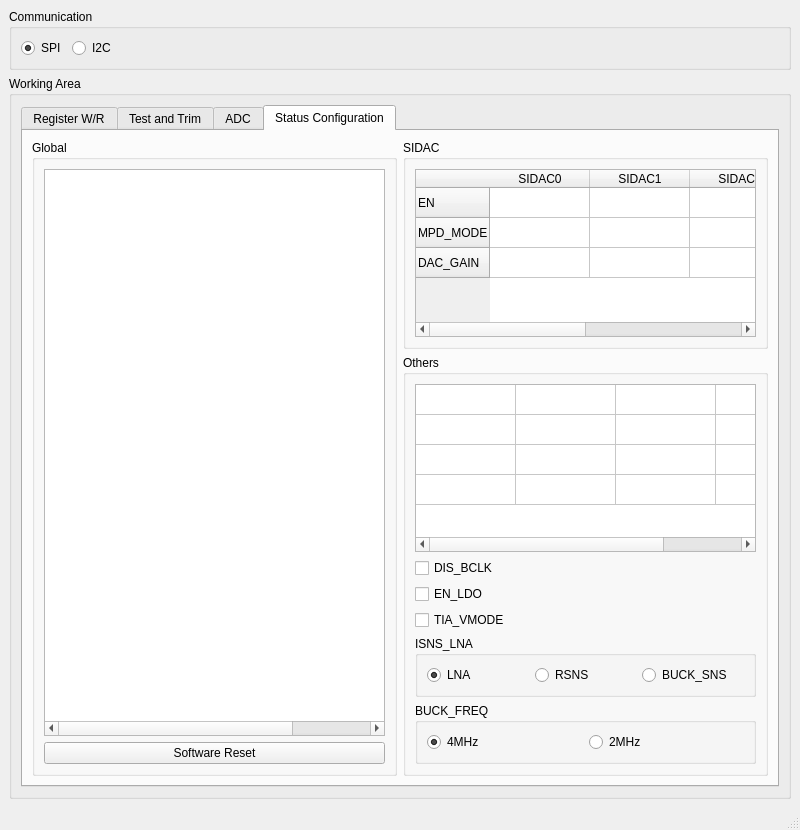
<?xml version="1.0" encoding="UTF-8"?>
<ui version="4.0">
 <class>MainWindow</class>
 <widget class="QMainWindow" name="MainWindow">
  <property name="geometry">
   <rect>
    <x>0</x>
    <y>0</y>
    <width>800</width>
    <height>830</height>
   </rect>
  </property>
  <property name="windowTitle">
   <string>MainWindow</string>
  </property>
  <widget class="QWidget" name="centralwidget">
   <layout class="QVBoxLayout" name="verticalLayout_2">
    <item>
     <widget class="QGroupBox" name="groupBox">
      <property name="title">
       <string>Communication</string>
      </property>
      <layout class="QHBoxLayout" name="horizontalLayout">
       <item>
        <widget class="QRadioButton" name="SPIRadioButton">
         <property name="text">
          <string>SPI</string>
         </property>
         <property name="checked">
          <bool>true</bool>
         </property>
        </widget>
       </item>
       <item>
        <widget class="QRadioButton" name="I2CRadioButton">
         <property name="text">
          <string>I2C</string>
         </property>
        </widget>
       </item>
       <item>
        <spacer name="horizontalSpacer">
         <property name="orientation">
          <enum>Qt::Horizontal</enum>
         </property>
         <property name="sizeHint" stdset="0">
          <size>
           <width>240</width>
           <height>20</height>
          </size>
         </property>
        </spacer>
       </item>
      </layout>
     </widget>
    </item>
    <item>
     <widget class="QGroupBox" name="groupBox_2">
      <property name="title">
       <string>Working Area</string>
      </property>
      <layout class="QVBoxLayout" name="verticalLayout">
       <item>
        <widget class="QTabWidget" name="worAreaTabWidget">
         <property name="currentIndex">
          <number>3</number>
         </property>
         <widget class="QWidget" name="tab">
          <attribute name="title">
           <string>Register W/R</string>
          </attribute>
          <layout class="QVBoxLayout" name="verticalLayout_5">
           <item>
            <widget class="QGroupBox" name="groupBox_5">
             <property name="title">
              <string>Register Operation Panel</string>
             </property>
             <layout class="QVBoxLayout" name="verticalLayout_6">
              <item>
               <widget class="QTableWidget" name="regOpTableWidget">
                <property name="showGrid">
                 <bool>false</bool>
                </property>
                <attribute name="horizontalHeaderVisible">
                 <bool>false</bool>
                </attribute>
                <attribute name="verticalHeaderVisible">
                 <bool>false</bool>
                </attribute>
                <column>
                 <property name="text">
                  <string>Block Address</string>
                 </property>
                </column>
                <column>
                 <property name="text">
                  <string>Reg Address</string>
                 </property>
                </column>
                <column>
                 <property name="text">
                  <string>Hex Value</string>
                 </property>
                </column>
                <column>
                 <property name="text">
                  <string/>
                 </property>
                </column>
                <column>
                 <property name="text">
                  <string/>
                 </property>
                </column>
               </widget>
              </item>
             </layout>
            </widget>
           </item>
          </layout>
         </widget>
         <widget class="QWidget" name="tab_2">
          <attribute name="title">
           <string>Test and Trim</string>
          </attribute>
          <layout class="QHBoxLayout" name="horizontalLayout_3" stretch="1,2">
           <item>
            <widget class="QGroupBox" name="groupBox_3">
             <property name="title">
              <string>EFUSE List</string>
             </property>
             <layout class="QVBoxLayout" name="verticalLayout_3">
              <item>
               <widget class="QTableWidget" name="efuseOpTableWidget">
                <attribute name="horizontalHeaderVisible">
                 <bool>false</bool>
                </attribute>
                <attribute name="verticalHeaderVisible">
                 <bool>false</bool>
                </attribute>
                <column>
                 <property name="text">
                  <string>新建列</string>
                 </property>
                </column>
                <column>
                 <property name="text">
                  <string>新建列</string>
                 </property>
                </column>
               </widget>
              </item>
              <item>
               <layout class="QHBoxLayout" name="horizontalLayout_2">
                <property name="spacing">
                 <number>10</number>
                </property>
                <item>
                 <widget class="QPushButton" name="efuseReadAllPushButton">
                  <property name="text">
                   <string>Read All</string>
                  </property>
                 </widget>
                </item>
                <item>
                 <widget class="QPushButton" name="efuseWriteAllPushButton">
                  <property name="text">
                   <string>Write All</string>
                  </property>
                 </widget>
                </item>
               </layout>
              </item>
             </layout>
            </widget>
           </item>
           <item>
            <widget class="QGroupBox" name="groupBox_4">
             <property name="title">
              <string>Test and Trim Panel</string>
             </property>
             <layout class="QVBoxLayout" name="verticalLayout_4">
              <item>
               <widget class="QPushButton" name="unlockPushButton">
                <property name="text">
                 <string>Unlock</string>
                </property>
               </widget>
              </item>
              <item>
               <widget class="QTableWidget" name="testTrimTableWidget">
                <attribute name="horizontalHeaderVisible">
                 <bool>false</bool>
                </attribute>
                <attribute name="verticalHeaderVisible">
                 <bool>false</bool>
                </attribute>
                <column>
                 <property name="text">
                  <string>新建列</string>
                 </property>
                </column>
                <column>
                 <property name="text">
                  <string>新建列</string>
                 </property>
                </column>
                <column>
                 <property name="text">
                  <string>新建列</string>
                 </property>
                </column>
                <column>
                 <property name="text">
                  <string>新建列</string>
                 </property>
                </column>
               </widget>
              </item>
             </layout>
            </widget>
           </item>
          </layout>
         </widget>
         <widget class="QWidget" name="tab_3">
          <attribute name="title">
           <string>ADC</string>
          </attribute>
          <layout class="QHBoxLayout" name="horizontalLayout_4">
           <item>
            <widget class="QGroupBox" name="groupBox_6">
             <property name="title">
              <string>ADC Values</string>
             </property>
             <layout class="QVBoxLayout" name="verticalLayout_7">
              <item>
               <widget class="QTableWidget" name="adcValueTableWidget">
                <attribute name="horizontalHeaderVisible">
                 <bool>false</bool>
                </attribute>
                <attribute name="verticalHeaderVisible">
                 <bool>false</bool>
                </attribute>
                <column>
                 <property name="text">
                  <string>新建列</string>
                 </property>
                </column>
                <column>
                 <property name="text">
                  <string>新建列</string>
                 </property>
                </column>
                <column>
                 <property name="text">
                  <string>新建列</string>
                 </property>
                </column>
                <column>
                 <property name="text">
                  <string>新建列</string>
                 </property>
                </column>
               </widget>
              </item>
              <item>
               <widget class="QPushButton" name="readAllADCPushButton">
                <property name="text">
                 <string>Read All ADCs</string>
                </property>
               </widget>
              </item>
             </layout>
            </widget>
           </item>
           <item>
            <widget class="QGroupBox" name="groupBox_7">
             <property name="title">
              <string>ADC Regs</string>
             </property>
             <layout class="QVBoxLayout" name="verticalLayout_8">
              <item>
               <widget class="QTableWidget" name="adcRegTableWidget">
                <attribute name="horizontalHeaderVisible">
                 <bool>false</bool>
                </attribute>
                <attribute name="verticalHeaderVisible">
                 <bool>false</bool>
                </attribute>
                <column>
                 <property name="text">
                  <string>新建列</string>
                 </property>
                </column>
                <column>
                 <property name="text">
                  <string>新建列</string>
                 </property>
                </column>
                <column>
                 <property name="text">
                  <string>新建列</string>
                 </property>
                </column>
                <column>
                 <property name="text">
                  <string>新建列</string>
                 </property>
                </column>
               </widget>
              </item>
             </layout>
            </widget>
           </item>
          </layout>
         </widget>
         <widget class="QWidget" name="tab_4">
          <attribute name="title">
           <string>Status Configuration</string>
          </attribute>
          <layout class="QHBoxLayout" name="horizontalLayout_7">
           <item>
            <widget class="QGroupBox" name="groupBox_8">
             <property name="title">
              <string>Global</string>
             </property>
             <layout class="QVBoxLayout" name="verticalLayout_9">
              <item>
               <widget class="QTableWidget" name="globalCfgTableWidget">
                <attribute name="horizontalHeaderVisible">
                 <bool>false</bool>
                </attribute>
                <attribute name="verticalHeaderVisible">
                 <bool>false</bool>
                </attribute>
                <column>
                 <property name="text">
                  <string>新建列</string>
                 </property>
                </column>
                <column>
                 <property name="text">
                  <string>新建列</string>
                 </property>
                </column>
                <column>
                 <property name="text">
                  <string>新建列</string>
                 </property>
                </column>
                <column>
                 <property name="text">
                  <string>新建列</string>
                 </property>
                </column>
               </widget>
              </item>
              <item>
               <widget class="QPushButton" name="softResetPushButton">
                <property name="text">
                 <string>Software Reset</string>
                </property>
               </widget>
              </item>
             </layout>
            </widget>
           </item>
           <item>
            <layout class="QVBoxLayout" name="verticalLayout_10">
             <item>
              <widget class="QGroupBox" name="groupBox_9">
               <property name="sizePolicy">
                <sizepolicy hsizetype="Preferred" vsizetype="Preferred">
                 <horstretch>0</horstretch>
                 <verstretch>0</verstretch>
                </sizepolicy>
               </property>
               <property name="title">
                <string>SIDAC</string>
               </property>
               <layout class="QVBoxLayout" name="verticalLayout_12">
                <item>
                 <widget class="QTableWidget" name="sidacTableWidget">
                  <attribute name="horizontalHeaderVisible">
                   <bool>true</bool>
                  </attribute>
                  <attribute name="verticalHeaderVisible">
                   <bool>true</bool>
                  </attribute>
                  <row>
                   <property name="text">
                    <string>EN</string>
                   </property>
                  </row>
                  <row>
                   <property name="text">
                    <string>MPD_MODE</string>
                   </property>
                  </row>
                  <row>
                   <property name="text">
                    <string>DAC_GAIN</string>
                   </property>
                  </row>
                  <column>
                   <property name="text">
                    <string>SIDAC0</string>
                   </property>
                  </column>
                  <column>
                   <property name="text">
                    <string>SIDAC1</string>
                   </property>
                  </column>
                  <column>
                   <property name="text">
                    <string>SIDAC2</string>
                   </property>
                  </column>
                  <column>
                   <property name="text">
                    <string>SIDAC3</string>
                   </property>
                  </column>
                 </widget>
                </item>
               </layout>
              </widget>
             </item>
             <item>
              <widget class="QGroupBox" name="groupBox_10">
               <property name="sizePolicy">
                <sizepolicy hsizetype="Preferred" vsizetype="Expanding">
                 <horstretch>0</horstretch>
                 <verstretch>0</verstretch>
                </sizepolicy>
               </property>
               <property name="title">
                <string>Others</string>
               </property>
               <layout class="QVBoxLayout" name="verticalLayout_13">
                <item>
                 <widget class="QTableWidget" name="dacCodeTableWidget">
                  <attribute name="horizontalHeaderVisible">
                   <bool>false</bool>
                  </attribute>
                  <attribute name="verticalHeaderVisible">
                   <bool>false</bool>
                  </attribute>
                  <row>
                   <property name="text">
                    <string>新建行</string>
                   </property>
                  </row>
                  <row>
                   <property name="text">
                    <string>新建行</string>
                   </property>
                  </row>
                  <row>
                   <property name="text">
                    <string>新建行</string>
                   </property>
                  </row>
                  <row>
                   <property name="text">
                    <string>新建行</string>
                   </property>
                  </row>
                  <column>
                   <property name="text">
                    <string>新建列</string>
                   </property>
                  </column>
                  <column>
                   <property name="text">
                    <string>新建列</string>
                   </property>
                  </column>
                  <column>
                   <property name="text">
                    <string>新建列</string>
                   </property>
                  </column>
                  <column>
                   <property name="text">
                    <string>新建列</string>
                   </property>
                  </column>
                 </widget>
                </item>
                <item>
                 <layout class="QVBoxLayout" name="verticalLayout_11">
                  <item>
                   <widget class="QCheckBox" name="disBCLKCheckBox">
                    <property name="text">
                     <string>DIS_BCLK</string>
                    </property>
                   </widget>
                  </item>
                  <item>
                   <widget class="QCheckBox" name="enLDOCheckBox">
                    <property name="text">
                     <string>EN_LDO</string>
                    </property>
                   </widget>
                  </item>
                  <item>
                   <widget class="QCheckBox" name="TIAVModeCheckBox">
                    <property name="text">
                     <string>TIA_VMODE</string>
                    </property>
                   </widget>
                  </item>
                 </layout>
                </item>
                <item>
                 <widget class="QGroupBox" name="groupBox_11">
                  <property name="title">
                   <string>ISNS_LNA</string>
                  </property>
                  <layout class="QHBoxLayout" name="horizontalLayout_5">
                   <item>
                    <widget class="QRadioButton" name="radioButton">
                     <property name="text">
                      <string>LNA</string>
                     </property>
                     <property name="checked">
                      <bool>true</bool>
                     </property>
                    </widget>
                   </item>
                   <item>
                    <widget class="QRadioButton" name="radioButton_2">
                     <property name="text">
                      <string>RSNS</string>
                     </property>
                    </widget>
                   </item>
                   <item>
                    <widget class="QRadioButton" name="radioButton_3">
                     <property name="text">
                      <string>BUCK_SNS</string>
                     </property>
                    </widget>
                   </item>
                  </layout>
                 </widget>
                </item>
                <item>
                 <widget class="QGroupBox" name="groupBox_12">
                  <property name="title">
                   <string>BUCK_FREQ</string>
                  </property>
                  <layout class="QHBoxLayout" name="horizontalLayout_6">
                   <item>
                    <widget class="QRadioButton" name="buckFreq4MRadioButton">
                     <property name="text">
                      <string>4MHz</string>
                     </property>
                     <property name="checked">
                      <bool>true</bool>
                     </property>
                    </widget>
                   </item>
                   <item>
                    <widget class="QRadioButton" name="buckFreq2MRadioButton">
                     <property name="text">
                      <string>2MHz</string>
                     </property>
                    </widget>
                   </item>
                  </layout>
                 </widget>
                </item>
               </layout>
              </widget>
             </item>
            </layout>
           </item>
          </layout>
         </widget>
        </widget>
       </item>
      </layout>
     </widget>
    </item>
   </layout>
  </widget>
  <widget class="QMenuBar" name="menubar">
   <property name="geometry">
    <rect>
     <x>0</x>
     <y>0</y>
     <width>800</width>
     <height>21</height>
    </rect>
   </property>
  </widget>
  <widget class="QStatusBar" name="statusbar"/>
 </widget>
 <resources/>
 <connections/>
</ui>
